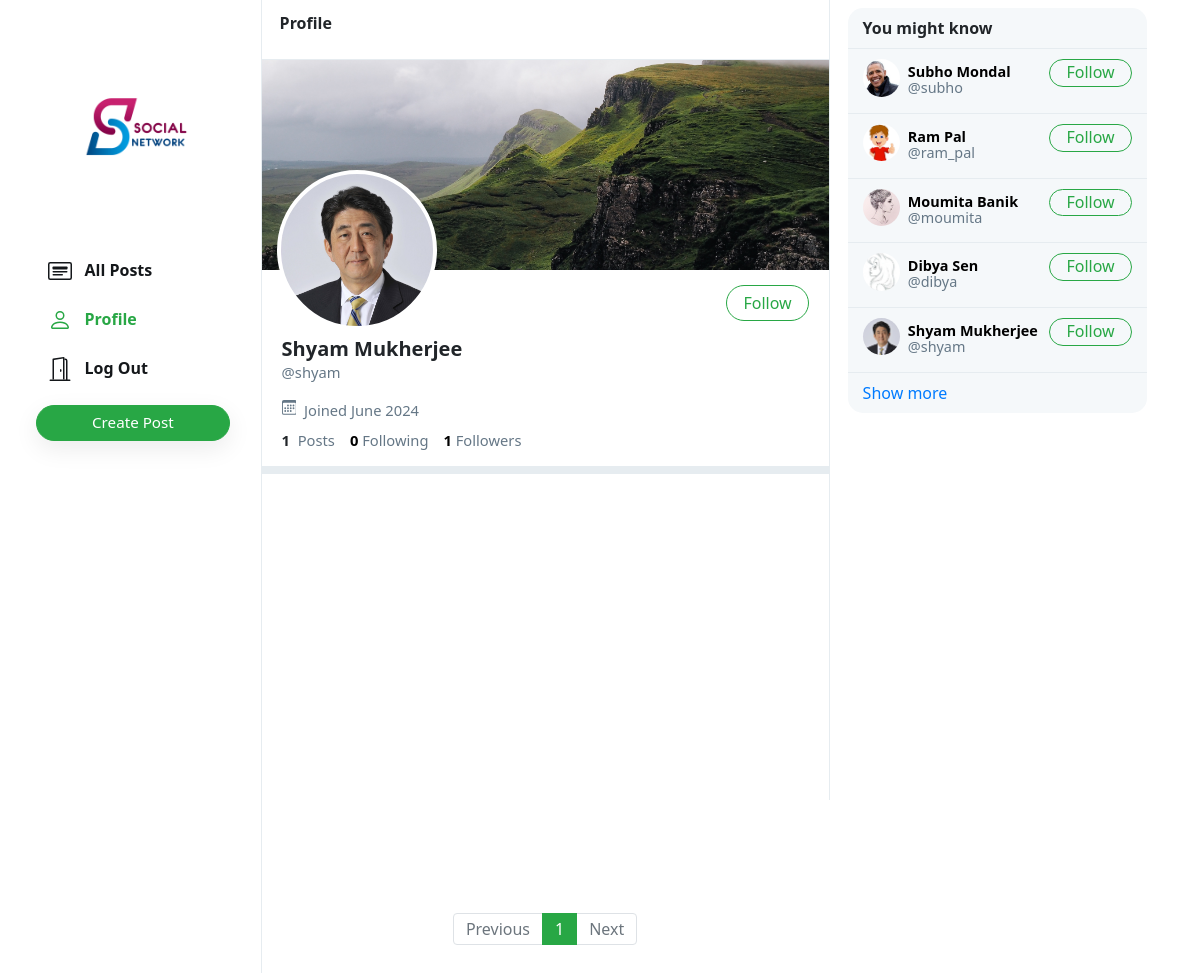
The page /network/profile/shyam/ (signed in) on the database its author committed.
### network/models.py (models this page shows, shortened)
class User(AbstractUser):
    profile_pic = models.ImageField(upload_to='profile_pic/')
    bio = models.TextField(max_length=160, blank=True, null=True)
    cover = models.ImageField(upload_to='covers/', blank=True)

### network/views.py (the view)
# urls.py: path("profile/<str:username>/", views.profile, name='profile'),
@login_required
def profile(request, username):
    user = get_object_or_404(User, username=username)
    all_posts = Post.objects.filter(creater=user).order_by('-date_created')
    paginator = Paginator(all_posts, 10)
    page_number = request.GET.get('page', 1)
    posts = paginator.get_page(page_number)
    followings = []
    suggestions = []
    follower = False
    if request.user.is_authenticated:
        followings = Follower.objects.filter(followers=request.user).values_list('user', flat=True)
        suggestions = User.objects.exclude(pk__in=followings).exclude(username=request.user.username).order_by("?")[:6]
        try:
            if Follower.objects.filter(user=user, followers=request.user).exists():
                follower = True
        except Follower.DoesNotExist:
            follower = False
    follower_count = Follower.objects.filter(user=user).count()
    following_count = Follower.objects.filter(followers=user).count()
    return render(request, 'network/profile.html', {
        "username": user,
        "posts": posts,
        "posts_count": all_posts.count(),
        "suggestions": suggestions,
        "page": "profile",
        "is_follower": follower,
        "follower_count": follower_count,
        "following_count": following_count
    })

### network/templates/network/profile.html (shortened to what this page needs)
{% extends 'network/index.html' %}
{% load static %}
{% block profile %}
    <div class="profile-view" data-user="{{username.username}}">
        <div class="cover-image" style="background-image: url(/media/{{username.cover}})"></div>
        <div class="profile-image" style="background-image: url(/media/{{username.profile_pic}})"></div>
        <div class="profile-details">
            <div>
                {% if user.username == username.username %}
                    <button class="btn btn-outline-success float-right" id="edit-profile-btn">Edit Profile</button>
                {% elif is_follower %}
                    <button class="btn btn-success float-right" onclick="unfollow_user(this,'{{username.username}}','edit_page')" id="following-btn">Following</button>
                {% else %}
                    <button class="btn btn-outline-success float-right" onclick="follow_user(this,'{{username.username}}','edit_page')" id="follow-btn">Follow</button>
                {% endif %}
            </div>
            <div class="details-data">
                <h5>{{username.first_name}} {{username.last_name}}</h5>
                <div class="grey">@{{username.username}}</div>
                <div class="grey" style="padding: 8px 0px;">
                    &nbsp;Joined {{username.date_joined | date:"F Y"}}
                </div>
                <div>
                    <strong>
                        {{posts_count}}
                    </strong>
                    &nbsp;<span class="grey">Posts</span>
                    <a href="#">
                        <strong id="following__count">{{following_count | default:0}}</strong>&nbsp;<span class="grey">Following</span>
                    </a>
                    <a href="#">
                        <strong id="follower__count">{{follower_count | default:0}}</strong>&nbsp;<span class="grey">Followers</span>
                    </a>
                </div>
            </div>
        </div>
    </div>
    <div class="space"></div>
{% endblock %}

### network/templates/network/layout.html (shortened to what this page needs)
{% load static %}
<!DOCTYPE html>
<html lang="en">
    <head>
        <link rel="stylesheet" href="https://stackpath.bootstrapcdn.com/bootstrap/4.4.1/css/bootstrap.min.css">
        <link href="{% static 'network/styles.css' %}" rel="stylesheet">
    </head>
    <body>
        <div class="body" data-page="{{page}}">
            <div class="sidenav">
                <a href="{% url 'index' %}" class="navbar-brand">
                    <img src="{% static 'network/Images/logo_icon.png' %}" height="200em">
                </a>
                <div style="height: 100%;">
                    <div>
                        <div>
                            <ul>
                                <li class="nav-item" id="all_posts">
                                <a href="{% url 'index' %}" class="nav-link">
                                    <div>
                                        &nbsp;&nbsp;All Posts
                                    </div>
                                </a>
                                </li>
                                {% if user.is_authenticated %}
                                    <li class="nav-item" id="profile">
                                        <a href="{% url 'profile' user.username %}" class="nav-link">
                                            <div>
                                                &nbsp;&nbsp;Profile
                                            </div>
                                        </a>
                                    </li>
                                    <li class="nav-item" id="logout">
                                        <a href="{% url 'logout' %}" class="nav-link">
                                            <div>
                                                &nbsp;&nbsp;Log Out
                                            </div>
                                        </a>
                                    </li>
                                {% endif %}
                            </ul>
                        </div>
                        {% if user.is_authenticated %}
                            <button id="popup-btn" class="btn btn-success new-post-btn" onclick="createpost()">Create Post</button>
                        {% endif %}
                    </div>
                </div>
            </div>
            {% block body %}
            {% endblock %}
            <div class="right-div">
                <div class='right-div-content'>
                    <div class="space" style="background-color: white;"></div>
                    {% if user.is_authenticated %}
                        <div class="suggestion-box">
                            <div class="suggestion-header">
                                You might know
                            </div>
                            {% for suggestion in suggestions %}
                                <div class="suggestion-user">
                                    <div>
                                        <a href="{% url 'profile' suggestion.username %}">
                                            <div class="small-profilepic" style="background-image: url(/media/{{suggestion.profile_pic}})"></div>
                                        </a>
                                    </div>
                                    <div class="user-details">
                                        <a href="{% url 'profile' suggestion.username %}">
                                            <div id="user-name">
                                                <strong>
                                                    {{suggestion.first_name}} {{suggestion.last_name}}
                                                </strong>
                                            </div>
                                            <div class="grey">@{{suggestion.username}}</div>
                                        </a>
                                    </div>
                                    <div>
                                        <button class="btn btn-outline-success" type="button" onclick="follow_user(this,'{{suggestion.username}}','suggestion')">Follow</button>
                                    </div>
                                </div>
                            {% empty %}
                                    <div style="text-align: center; border-bottom: .5px solid #e6ecf0; padding: 10px 15px;">
                                        <span class="grey" style="font-size: .9em;">No suggestions available.</span>
                                    </div>
                            {% endfor %}
                            <div class="suggestion-footer">
                                <a href="#">Show more</a>
                            </div>
                        </div>
                    {% endif %}
                </div>
            </div>
        </div>
    </body>
</html>

### network/static/network/styles.css (style rules this page uses)
.body { display: flex; min-height: 100%; font-family: system-ui, sans-serif; }
.btn { border-radius: 20px; padding: 0.32rem 1rem 0.375rem 1rem; }
.btn, .btn:focus, .btn:active { box-shadow: none !important; -webkit-box-shadow: none !important; }
.grey { color: #657786; }
svg { vertical-align: text-top; }
.sidenav { height: 100%; width: 21.8%; position: fixed; top: 0; left: 0; padding: 15px; list-style: none; border-right: .5px solid #e6ecf0; z-index: 100; padding-left: 3%; background-color: white; }
.sidenav ul { list-style: none; padding-left: 0px; margin-top: 3vh; }
.sidenav li { margin-top: 7px; }
.sidenav .nav-link { color: #14171a; line-height: .7em; font-weight: 700; padding: 0px; }
.sidenav .nav-link > div { padding: 10px 20px 8px 12px; border-radius: 25px; line-height: 0.9em; width: max-content; }
.new-post-btn { padding-left: 55px !important; padding-right: 55px !important; font-size: .95em; font-weight: 530; box-shadow: rgba(0, 0, 0, 0.08) 0px 8px 24px !important; }
.active a { color: #28a745 !important; }
.small-profilepic { width: 3.1vw; height: 3.1vw; border-radius: 9999px; overflow: hidden; margin-right: 8px; background-size: cover; background-repeat: no-repeat; background-position: center; box-sizing: content-box; }
.space { height: 8px; background-color: #e6ecf0; }
.cover-image { height: 210px; background-size: cover; background-position: center; background-repeat: no-repeat; background-color: #ccd6dd; }
.profile-image { width: 160px; height: 160px; position: absolute; left: 15px; top: 110px; border-radius: 99999px; border: 4px solid white; background-size: cover; background-repeat: no-repeat; background-position: center; background-color: white; }
.profile-details { padding: 15px 20px; }
.profile-details button { padding-bottom: 0.3rem; }
.profile-details > .details-data { margin-top: 52px; font-size: .92em; }
.profile-details h5 { font-weight: 800; margin-bottom: 0px; }
.profile-details a { color: black; text-decoration: none; }
.right-div { width: 28%; height: 100vh; position: fixed; right: 2.95%; border-left: .5px solid #e6ecf0; background-color: white; }
.right-div-content { height: 92.5vh; overflow: auto; padding-left: 1.5vw; padding-right: 1.5vw; }
.suggestion-box, .guest-box { border-radius: 15px; overflow: hidden; background-color: #f5f8fa; }
.suggestion-header { padding: 13px 15px; line-height: .9em; font-weight: 800; border-bottom: .5px solid #e6ecf0; }
.suggestion-user { display: flex; padding: 10px 15px; font-size: .9em; border-bottom: .5px solid #e6ecf0; }
.suggestion-user a { color: black; text-decoration: none; }
.user-details { flex: 1; line-height: 1.1em; padding: 5px 0px 7px 0px; }
.suggestion-user .btn { padding: 0em 1em .09em 1em; }
.suggestion-footer { padding: 13px 15px; line-height: .9em; }
.suggestion-footer a { text-decoration: none; }

### rows shown on the page
User: cover (picture), profile_pic (picture), first_name "Shyam", last_name "Mukherjee", username "shyam", date_joined "June 2024"
User: profile_pic (picture), first_name "Subho", last_name "Mondal", username "subho"
User: profile_pic (picture), first_name "Ram", last_name "Pal", username "ram_pal"
User: profile_pic (picture), first_name "Moumita", last_name "Banik", username "moumita"
User: profile_pic (picture), first_name "Dibya", last_name "Sen", username "dibya"

### other values the page prints
{{ posts_count }} "1"
{{ following_count | default:0 }} "0"
{{ follower_count | default:0 }} "1"
{{ each }} "1"
